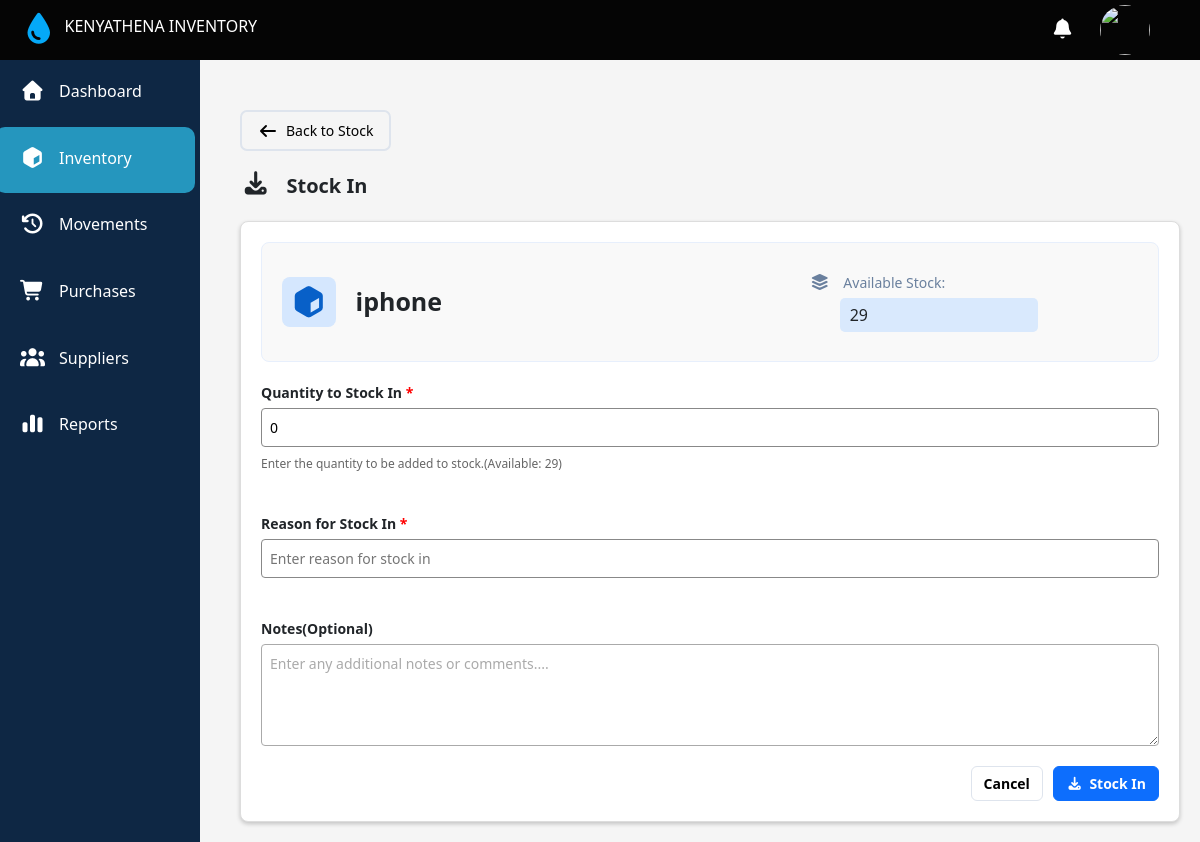
The app's page /stockinprompt/8, older data.
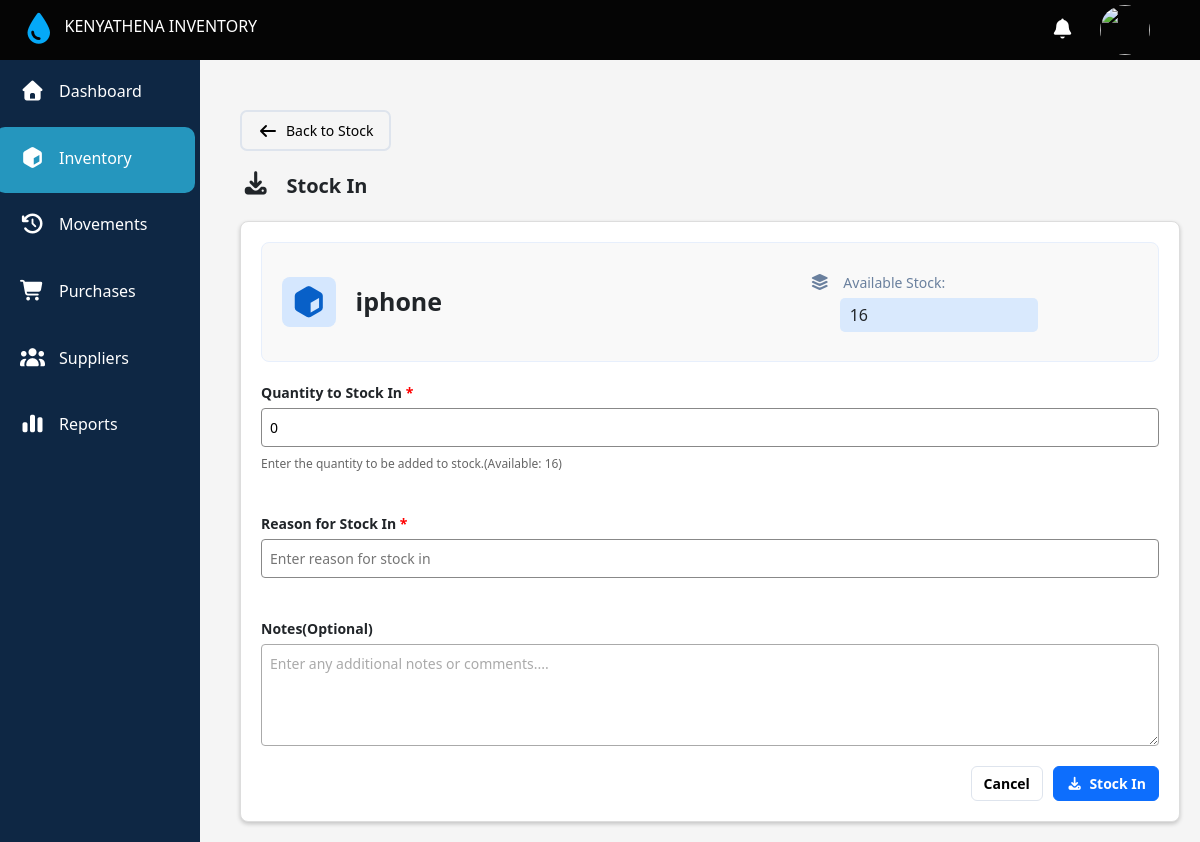
The same page, newer data.
### main/models.py (models this page shows, shortened)
class Stock(models.Model):
  stock_status =[
    ('low_stock','LowStock'),
    ('outStock','Out_Of_Stock'),
    ('inStock','In_Stock')
  ]
  item = models.CharField(max_length=200,unique=True)
  quantity = models.PositiveIntegerField(default=0)
  status = models.CharField(choices=stock_status,null=True)
  low_stock_date = models.DateTimeField(null=True,blank=True)
  low_by = models.PositiveIntegerField(null=True,blank=True)

### main/views.py (the view, shortened to what this page needs)
# urls.py: path('stockinprompt/<str:stockid>',views.stockInPrompt,name='stockinprompt'),
def stockInPrompt(request,stockid):
  stock = Stock.objects.get(id=stockid)
  stockmovement = StockMovements.objects.all()
  stockOut = StockOut.objects.all()
  asset = assets.objects.filter(item=stock.item.strip()).first()
  context = {
    'stock':stock,
  }
  return render(request,'main/stockinprompt.html',context)

### main/templates/main/stockinprompt.html (shortened to what this page needs)
{% extends 'main/base.html' %}
{% block content %}
<a class="backButton btn btn-outline-primary" href="{% url 'stock' %}">
    <i class="fa-solid fa-arrow-left"></i> Back to Stock
</a>
 <div class="stockIn">
    <i class="fa-solid fa-download"></i> Stock In
 </div>
<div class="mainArea">
    <div class="info">
        <div class="first_part">
            <div class="icon"><i class="fa-solid fa-cube"></i></div> <span class="item_Name">{{ stock.item }}</span>
        </div>
        <div class="second_part">
            <div class="available_Stock">
                <i class="fa-solid fa-layer-group"></i> Available Stock:
            </div>
            <div class="number">{{ stock.quantity }}</div>
        </div>
    </div>
    <form action="{% url 'stockinprompt' stock.id %}" method="POST">
      <div class="quantity">
        <label for="quantity">Quantity to Stock In <span>*</span></label>
        <input type="number" id="quantity" name="quantity" value="0" min="1" required>
        <div class="more_info">Enter the quantity to be added to stock.(Available: {{ stock.quantity }})</div>
      </div>
      <div class="reason">
        <label for="reason">Reason for Stock In <span>*</span></label>
        <input type="text" id="reason" name="reason" placeholder="Enter reason for stock in" required>
      </div>
      <div class="note">
       <label for="note">Notes(Optional) </label>
       <textarea id="note" name="notes" rows="4" placeholder="Enter any additional notes or comments...."></textarea>
      </div>
      <div class="submit">
        <a href="{% url 'stock' %}" class="btn btn-outline-primary">Cancel</a>
        <button type="submit" class="btn btn-primary">
            <span><i class="fa-solid fa-download"></i></span>Stock In
        </button>
      </div>
     </form>
</div>
{% endblock %}

Row changes from the older to the newer data that the page shows:
changed Stock "iphone": quantity "29" → "16"
